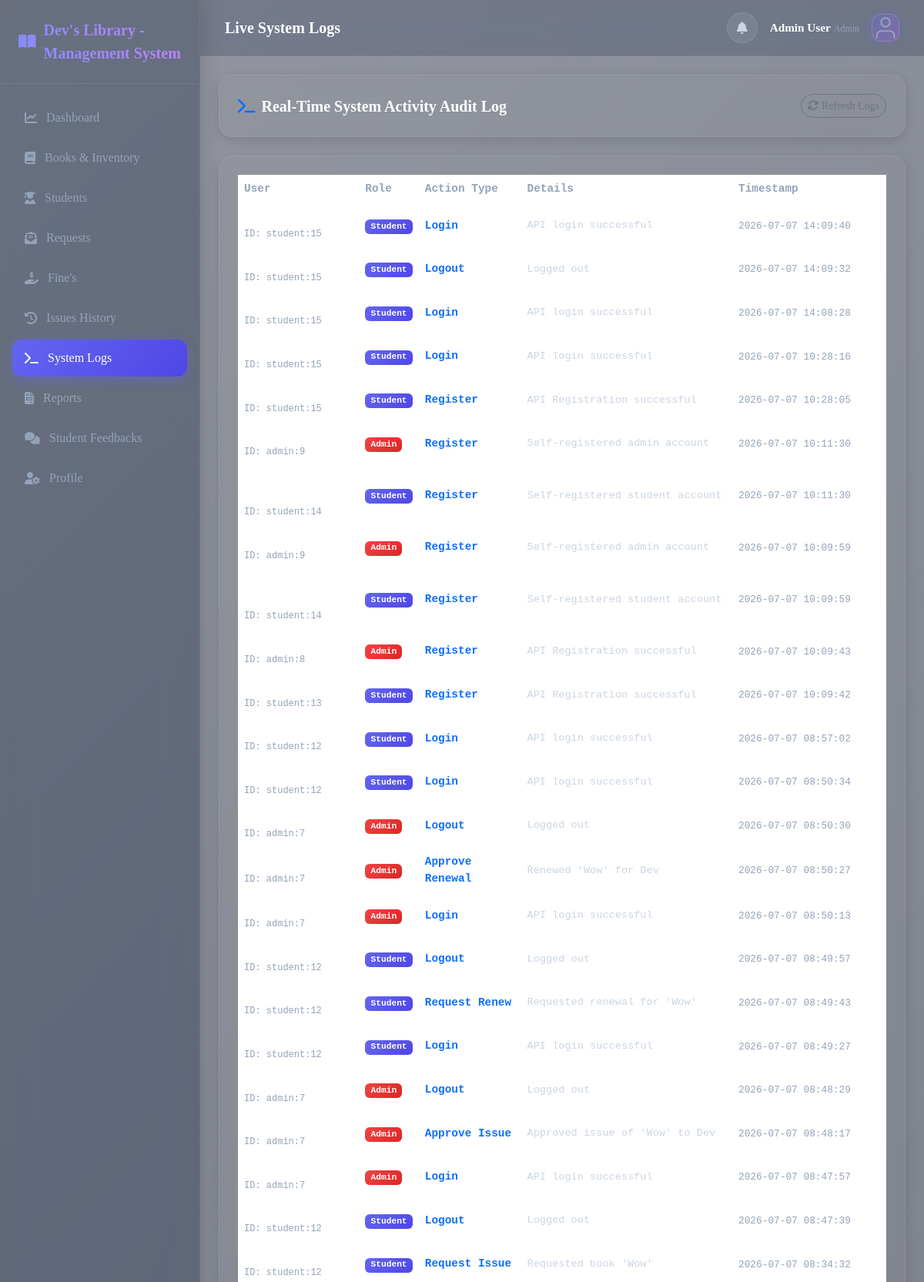
The page /logs (signed in, upper part) on the database its author committed.
### models.py (models this page shows, shortened)
class Admin(db.Model, UserMixin):
    __tablename__ = 'admins'
    id = db.Column(db.Integer, primary_key=True)
    full_name = db.Column(db.String(120), nullable=False)
    email = db.Column(db.String(120), unique=True, nullable=False)
    password_hash = db.Column(db.String(200), nullable=False)
    created_at = db.Column(db.DateTime, default=datetime.utcnow)
    image = db.Column(db.String(200), default='default-avatar.svg')
    @property
    def is_admin(self):
        return True
    @property
    def user_type(self):
        return 'Admin'

class ActivityLog(db.Model):
    __tablename__ = 'activity_logs'
    id = db.Column(db.Integer, primary_key=True)
    user_id = db.Column(db.String(50), nullable=False)      # e.g. "admin:1" or "student:2"
    user_name = db.Column(db.String(120), nullable=False)
    user_type = db.Column(db.String(30), nullable=False)    # 'Admin' or 'Student'
    action = db.Column(db.String(100), nullable=False)
    details = db.Column(db.Text, nullable=True)
    timestamp = db.Column(db.DateTime, default=datetime.utcnow)

### routes.py (the view)
@main.route('/logs')
@login_required
@admin_required
def logs_view():
    logs = ActivityLog.query.order_by(ActivityLog.timestamp.desc()).all()
    return render_template('logs.html', logs=logs)

### models.py (called while the page is built)
@login_manager.user_loader
def load_user(user_id):
    if not user_id:
        return None
    user_type, _, uid = user_id.partition(':')
    if not uid.isdigit():
        return None
    if user_type == 'student':
        return Student.query.get(int(uid))
    if user_type == 'admin':
        return Admin.query.get(int(uid))
    return None

### routes.py (called while the page is built)
def admin_required(f):
    from functools import wraps
    @wraps(f)
    def decorated_function(*args, **kwargs):
        if not current_user.is_authenticated or not current_user.is_admin:
            flash('Access denied. Administrator privileges required.', 'danger')
            return redirect(url_for('main.dashboard'))
        return f(*args, **kwargs)
    return decorated_function

### templates/logs.html (shortened to what this page needs)
{% extends 'base.html' %}
{% block page_title %}Live System Logs{% endblock %}
{% block content %}
<div class="card-glass p-4 mb-4">
  <div class="d-flex justify-content-between align-items-center">
    <h5 class="fw-bold m-0"><i class="fas fa-terminal me-2 text-primary"></i>Real-Time System Activity Audit Log</h5>
    <button class="btn btn-sm btn-outline-secondary rounded-pill" onclick="window.location.reload();">
      <i class="fas fa-sync-alt me-1"></i>Refresh Logs
    </button>
  </div>
</div>
<div class="card-glass p-4">
  <div class="table-responsive" style="max-height: 70vh; overflow-y: auto;">
    <table class="table table-hover align-middle font-monospace" style="font-size:0.9rem;">
      <thead>
        <tr>
          <th>User</th>
          <th>Role</th>
          <th>Action Type</th>
          <th>Details</th>
          <th style="width: 200px;">Timestamp</th>
        </tr>
      </thead>
      <tbody id="logs-table-body">
        {% for log in logs %}
          <tr>
            <td>
              <strong class="text-dark">{{ log.user_name }}</strong>
              <div class="text-muted" style="font-size:0.75rem;">ID: {{ log.user_id }}</div>
            </td>
            <td>
              <span class="badge {% if log.user_type == 'Admin' %}bg-danger-grad{% else %}bg-primary-grad{% endif %}" style="font-size:0.7rem;">
                {{ log.user_type }}
              </span>
            </td>
            <td>
              <strong class="text-primary">{{ log.action }}</strong>
            </td>
            <td class="text-secondary" style="font-size:0.85rem;">
              {{ log.details }}
            </td>
            <td class="text-muted" style="font-size: 0.8rem;">
              {{ log.timestamp.strftime('%Y-%m-%d %H:%M:%S') }}
            </td>
          </tr>
        {% else %}
          <tr>
            <td colspan="5" class="text-center text-muted py-4">No activity logs recorded.</td>
          </tr>
        {% endfor %}
      </tbody>
    </table>
  </div>
</div>
{% endblock %}

### templates/base.html (shortened to what this page needs)
<!DOCTYPE html>
<html lang="en">
<head>
  <link href="https://cdnjs.cloudflare.com/ajax/libs/font-awesome/6.4.0/css/all.min.css" rel="stylesheet" />
  <link href="https://cdnjs.cloudflare.com/ajax/libs/bootstrap/5.3.3/css/bootstrap.min.css" rel="stylesheet" />
  <link rel="stylesheet" href="{{ url_for('static', filename='css/app.css') }}" />
</head>
<body class="dashboard-page">
  <div class="app-wrapper">
    <aside class="sidebar">
      <div class="brand">
        <i class="fas fa-book-open"></i>
        <span> Dev's Library - Management System</span>
      </div>
      <ul class="sidebar-menu">
        {% if current_user.is_authenticated %}
        {% if current_user.is_admin %}
        <li class="{% if request.endpoint == 'main.dashboard' %}active{% endif %}">
          <a href="{{ url_for('main.dashboard') }}"><i class="fas fa-chart-line"></i> Dashboard</a>
        </li>
        <li class="{% if request.endpoint in ['main.books', 'main.add_book', 'main.edit_book'] %}active{% endif %}">
          <a href="{{ url_for('main.books') }}"><i class="fas fa-book"></i> Books & Inventory</a>
        </li>
        <li
          class="{% if request.endpoint in ['main.students_view', 'main.add_student', 'main.edit_student', 'main.student_history'] %}active{% endif %}">
          <a href="{{ url_for('main.students_view') }}"><i class="fas fa-user-graduate"></i> Students</a>
        </li>
        <li class="{% if request.endpoint == 'main.admin_requests' %}active{% endif %}">
          <a href="{{ url_for('main.admin_requests') }}">
            <i class="fas fa-envelope-open-text"></i> Requests
          </a>
        </li>
        <li class="{% if request.endpoint == 'main.fines_view' %}active{% endif %}">
          <a href="{{ url_for('main.fines_view') }}"><i class="fas fa-hand-holding-usd"></i> Fine's</a>
        </li>
        <li class="{% if request.endpoint == 'main.history' and not student_id %}active{% endif %}">
          <a href="{{ url_for('main.history') }}"><i class="fas fa-history"></i> Issues History</a>
        </li>
        <li class="{% if request.endpoint == 'main.logs_view' %}active{% endif %}">
          <a href="{{ url_for('main.logs_view') }}"><i class="fas fa-terminal"></i> System Logs</a>
        </li>
        <li class="{% if request.endpoint == 'main.reports_view' %}active{% endif %}">
          <a href="{{ url_for('main.reports_view') }}"><i class="fas fa-file-invoice"></i> Reports</a>
        </li>
        <li class="{% if request.endpoint == 'main.admin_feedback_view' %}active{% endif %}">
          <a href="{{ url_for('main.admin_feedback_view') }}"><i class="fas fa-comments"></i> Student Feedbacks</a>
        </li>
        <li class="{% if request.endpoint == 'main.profile' %}active{% endif %}">
          <a href="{{ url_for('main.profile') }}"><i class="fas fa-user-cog"></i> Profile</a>
        </li>
        {% endif %}
        {% endif %}
      </ul>
    </aside>
    <main class="main-content">
      <nav class="top-navbar">
        <div class="d-flex align-items-center">
          <h1 class="page-title">
            {% block page_title %}Dashboard{% endblock %}
          </h1>
        </div>
        <div class="d-flex align-items-center gap-3">
          {% if current_user.is_authenticated %}
          <a href="{{ url_for('main.notifications') }}" class="btn btn-light position-relative p-2 rounded-circle"
            style="width:40px; height:40px;">
            <i class="fas fa-bell text-secondary"></i>
          </a>
          <div class="d-flex flex-column text-end d-none d-sm-block">
            <span class="fw-bold" style="font-size:0.95rem;">{{ current_user.full_name }}</span>
            <span class="text-muted" style="font-size:0.75rem;">{{ current_user.user_type }}</span>
          </div>
          <a href="{{ url_for('main.profile') }}">
            <img class="profile-avatar-circle"
              src="{{ url_for('static', filename='images/' + (current_user.image or 'default-avatar.svg')) }}"
              style="width:36px; height:36px; border-radius:12px; object-fit:cover; border: 1px solid rgba(255, 255, 255, 0.15); background: rgba(255,255,255,0.08);"
              alt="Avatar">
          </a>
          {% endif %}
        </div>
      </nav>
      <div class="container-fluid p-4">
        {% block content %}{% endblock %}
      </div>
    </main>
  </div>
</body>
</html>

### rows shown on the page
Admin: full_name "Admin User", image (placeholder picture)
ActivityLog: user_id "student:15", user_type "Student", action "Login", details "API login successful", timestamp "2026-07-07 14:09:40"
ActivityLog: user_id "student:15", user_type "Student", action "Logout", details "Logged out", timestamp "2026-07-07 14:09:32"
ActivityLog: user_id "student:15", user_type "Student", action "Login", details "API login successful", timestamp "2026-07-07 14:08:28"
ActivityLog: user_id "student:15", user_type "Student", action "Login", details "API login successful", timestamp "2026-07-07 10:28:16"
ActivityLog: user_id "student:15", user_type "Student", action "Register", details "API Registration successful", timestamp "2026-07-07 10:28:05"
ActivityLog: user_id "admin:9", user_type "Admin", action "Register", details "Self-registered admin account", timestamp "2026-07-07 10:11:30"
ActivityLog: user_id "student:14", user_type "Student", action "Register", details "Self-registered student account", timestamp "2026-07-07 10:11:30"
ActivityLog: user_id "admin:9", user_type "Admin", action "Register", details "Self-registered admin account", timestamp "2026-07-07 10:09:59"
ActivityLog: user_id "student:14", user_type "Student", action "Register", details "Self-registered student account", timestamp "2026-07-07 10:09:59"
ActivityLog: user_id "admin:8", user_type "Admin", action "Register", details "API Registration successful", timestamp "2026-07-07 10:09:43"
ActivityLog: user_id "student:13", user_type "Student", action "Register", details "API Registration successful", timestamp "2026-07-07 10:09:42"
ActivityLog: user_id "student:12", user_type "Student", action "Login", details "API login successful", timestamp "2026-07-07 08:57:02"
ActivityLog: user_id "student:12", user_type "Student", action "Login", details "API login successful", timestamp "2026-07-07 08:50:34"
ActivityLog: user_id "admin:7", user_type "Admin", action "Logout", details "Logged out", timestamp "2026-07-07 08:50:30"
ActivityLog: user_id "admin:7", user_type "Admin", action "Approve Renewal", details "Renewed 'Wow' for Dev", timestamp "2026-07-07 08:50:27"
ActivityLog: user_id "admin:7", user_type "Admin", action "Login", details "API login successful", timestamp "2026-07-07 08:50:13"
ActivityLog: user_id "student:12", user_type "Student", action "Logout", details "Logged out", timestamp "2026-07-07 08:49:57"
ActivityLog: user_id "student:12", user_type "Student", action "Request Renew", details "Requested renewal for 'Wow'", timestamp "2026-07-07 08:49:43"
ActivityLog: user_id "student:12", user_type "Student", action "Login", details "API login successful", timestamp "2026-07-07 08:49:27"
ActivityLog: user_id "admin:7", user_type "Admin", action "Logout", details "Logged out", timestamp "2026-07-07 08:48:29"
ActivityLog: user_id "admin:7", user_type "Admin", action "Approve Issue", details "Approved issue of 'Wow' to Dev", timestamp "2026-07-07 08:48:17"
ActivityLog: user_id "admin:7", user_type "Admin", action "Login", details "API login successful", timestamp "2026-07-07 08:47:57"
ActivityLog: user_id "student:12", user_type "Student", action "Logout", details "Logged out", timestamp "2026-07-07 08:47:39"
ActivityLog: user_id "student:12", user_type "Student", action "Request Issue", details "Requested book 'Wow'", timestamp "2026-07-07 08:34:32"

### other values the page prints
{{ current_user.user_type }} "Admin"
